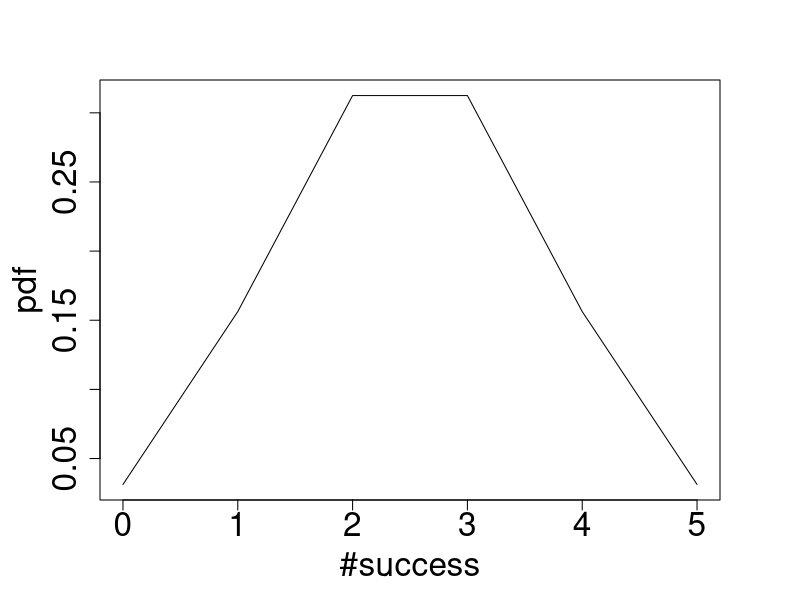
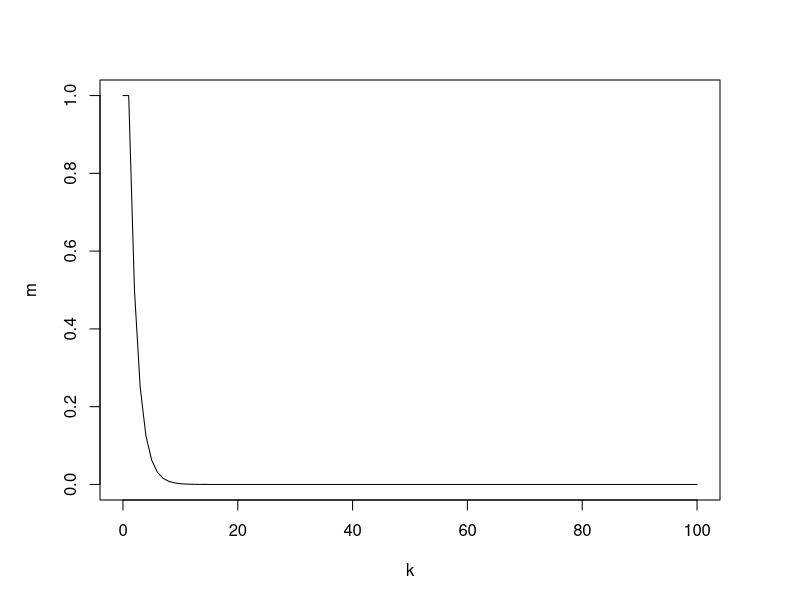

Recreate these plots in R, in order.
setwd('C:/Users/Jieming/Documents/thesis/mark_work/allele_specificity/datasets')
# dbinom(5,5,0.5) *2
# dbinom(4,5,0.5) *2
# dbinom(3,5,0.5) *2
# dbinom(2,5,0.5) *2
# dbinom(1,5,0.5) *2
# dbinom(0,5,0.5) *2
x11();par(mar=c(5,5,4,4),xpd=TRUE)
plot(seq(0,5),dbinom(seq(0,5),5,0.5),type="l",xlab='#success',ylab='pdf',cex.lab=2, cex.axis=2)


n = 100
p = 0.5
k = seq(0,n)
m = numeric(length(k))

for(i in 0:n) ## variable n
{
  m[i+1] = min(dbinom(i,i,p)*2,1)
}

plot(k,m, type="l")
write.table(cbind(seq(0,n),m),"binomialChart.txt",
            sep='\t',col.names=F,row.names=F)

